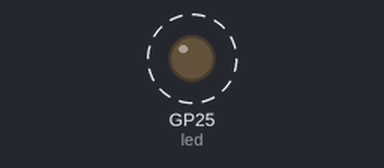
The program below on a simulated Raspberry Pi Pico running MicroPython. Shown: output pins drawn as LEDs (lit = HIGH). Dashed ring = blinking. The clock reads 2024-03-15 10:24:30 at power-on unless the program sets it; files the program writes start out absent.

Above: at 0.12 s.
Timing chart, 0 to 3.0 s (numbered marks = the images above):
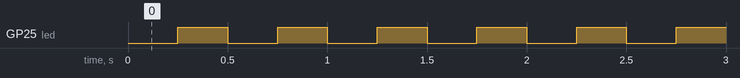

Measured:
- by itself, GP25 (led): alternates HIGH for 0.25 s and LOW for 0.25 s

The program:

intblink.py
```python
from machine import Pin, Timer
from collections import namedtuple
import os, time

led  = Pin(25, Pin.OUT)

PoolItem  = namedtuple('PoolItem', ['func', 'args', 'loop'])
func_pool = []
ticks     = 0

def timer_pool(t:Timer) -> None:
    global ticks
    for pi in func_pool[:]:
        if not pi.loop:
            func_pool.remove(pi)
        elif pi.loop in (True, False) or not ticks%pi.loop:
            pi.func() if not pi.args else pi.func(*pi.args)
    ticks += 1

def toggle_led():
    led.toggle()

def log(d:str):
    if os.getcwd() != '/{}'.format(d):
        if not d in os.listdir():
            os.mkdir(d)
        os.chdir(d)

    with open('logs.txt', 'a') as f:
        f.write('logged @: {}\n'.format(time.localtime()))


func_pool.append(PoolItem(toggle_led, None, True))
func_pool.append(PoolItem(log, ('logs', ), 20))

Timer().init(freq=4, mode=Timer.PERIODIC, callback=timer_pool)      
```
